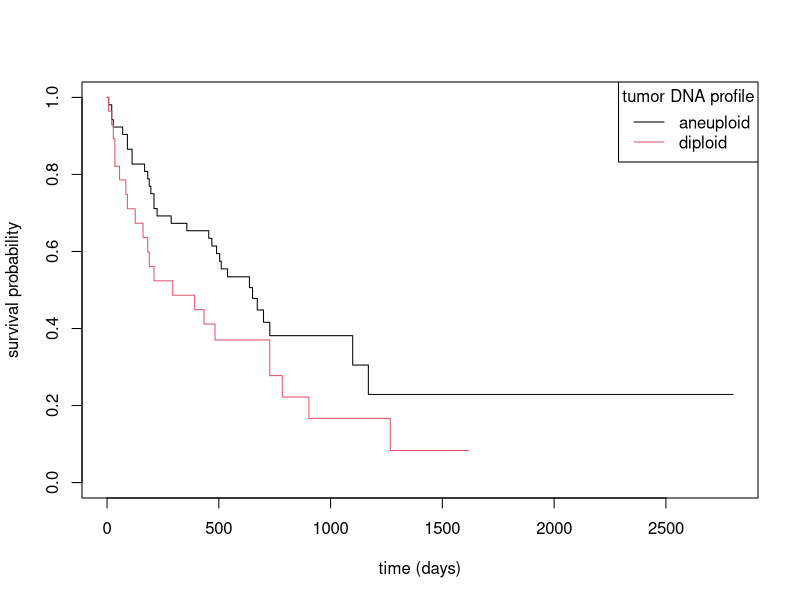

This figure's R source:
## ---- chunk 1
knitr::opts_chunk$set(echo = TRUE)
knitr::opts_knit$set(root.dir=file.path("/home/nathan/Dropbox/njames/school/PhD/courses/2018_19/ta_surv_anlys2/labs/lab1"))

library(tidyverse)
library(lubridate)
library(survival)
## ---- chunk 2
# longitudinal data (tonguecancer_long.csv)
dat_long <- readr::read_csv('tonguecancer_long.csv')

# baseline data (tonguecancer_baseline.csv)
dat_base <- readr::read_csv('tonguecancer_baseline.csv')
## ---- chunk 3
#dat_long arranged by patid
dplyr::arrange(dat_long, patid)
## ---- chunk 4
( d1 <- tidyr::spread(dat_long, rectype, date) ) #reshape so dates are in two columns
( d2 <- dplyr::rename(d1, date1="1", date2="9") ) #renames new columns
( d3 <- dplyr::left_join(d2, dat_base) ) #merge on the tumor & demographic data

# Equivalently, do all 3 steps above in one line using pipes (%>%)
( dat_wide <- spread(dat_long, rectype, date) %>% rename(date1="1", date2="9") %>% left_join(dat_base) )

# check 
identical(d3, dat_wide)
## ---- chunk 5
( dat_label <- dplyr::mutate(dat_wide,
       tumor=recode_factor(tumor, `1`="aneuploid", `2`="diploid"),
       race=recode_factor(race, `1`="white", `2`="black", `3`="asian", `4`="other") )
)
## ---- chunk 6
tail(dat_label, 10) # look at last 10 rows of dat_label

# create (0/1) event indicator for death and add censoring date
dat_ind <- mutate(dat_label,
                    death=if_else(is.na(date2),0,1),
                    date2=if_else(death==0,"12/31/2008",date2) )

tail(dat_ind, 10) # last 10 rows of dat_ind
## ---- chunk 7
( dat_final <- mutate(dat_ind, date1=mdy(date1), date2=mdy(date2), stime=date2-date1) )
## ---- chunk 8
( S <- Surv(time=dat_final$stime, event=dat_final$death) )

#example - use Surv object to make a Kaplan-Meier plot
plot(survfit(S ~ tumor, data=dat_final), 
     col=c(1,2), xlab="time (days)", ylab="survival probability")

legend("topright", title="tumor DNA profile", legend=c("aneuploid", "diploid"), 
       lty=c(1,1), col=c(1,2))
